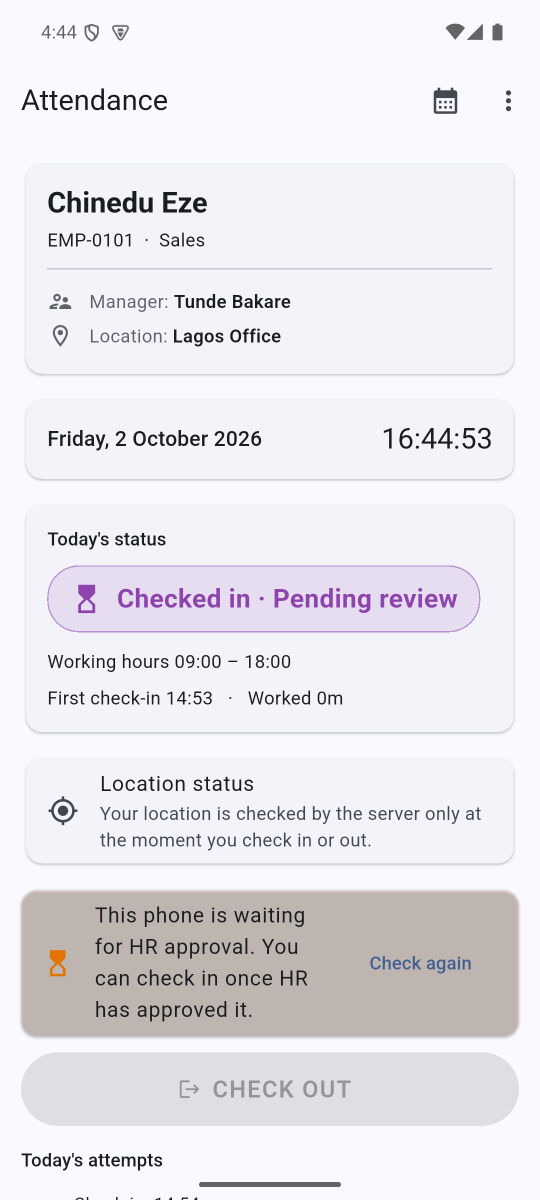
#> input picture docs/screenshots/phase10-1-waiting-for-hr.png, 1080 x 2400 px, given in place of icon.png, which was not available (shown at 1/2 size)
$ python make_ios_icons.py
#> lines starting #> are read from the running program, lines starting #| are printed output that depends on the picture
### mobile/store/make_store_images.py
r"""Creates the Google Play store images from HTML templates, photographed by Microsoft Edge
(headless). Run from anywhere:   backend\.venv\Scripts\python mobile\store\make_store_images.py

Output (mobile/store/out): icon-512.png, feature-1024x500.png, screenshot-1..4.png (1080x1920).
"""

import subprocess
from pathlib import Path

HERE = Path(__file__).resolve().parent
OUT = HERE / "out"
SHOTS = HERE.parents[1] / "docs" / "screenshots"
EDGE = r"C:\Program Files (x86)\Microsoft\Edge\Application\msedge.exe"
BLUE = "#1F5FAD"

# Material "fingerprint" icon (Apache License 2.0) - the same symbol as the app and dashboard.
FINGERPRINT = (
    "M17.81 4.47c-.08 0-.16-.02-.23-.06C15.66 3.42 14 3 12.01 3c-1.98 0-3.86.47-5.57 1.41-.24.13-.54.04-.68-.2-.13-.24-.04-.55.2-.68C7.82 2.52 9.86 2 12.01 2c2.13 0 3.99.47 6.03 1.52.25.13.34.43.21.67-.09.18-.26.28-.44.28M3.5 9.72c-.1 0-.2-.03-.29-.09-.23-.16-.28-.47-.12-.7.99-1.4 2.25-2.5 3.75-3.27C9.98 4.04 14 4.03 17.15 5.65c1.5.77 2.76 1.86 3.75 3.25.16.22.11.54-.12.7s-.54.11-.7-.12c-.9-1.26-2.04-2.25-3.39-2.94-2.87-1.47-6.54-1.47-9.4.01-1.36.7-2.5 1.7-3.4 2.96-.08.14-.23.21-.39.21m6.25 12.07c-.13 0-.26-.05-.35-.15-.87-.87-1.34-1.43-2.01-2.64-.69-1.23-1.05-2.73-1.05-4.34 0-2.97 2.54-5.39 5.66-5.39s5.66 2.42 5.66 5.39c0 .28-.22.5-.5.5s-.5-.22-.5-.5c0-2.42-2.09-4.39-4.66-4.39s-4.66 1.97-4.66 4.39c0 1.44.32 2.77.93 3.85.64 1.15 1.08 1.64 1.85 2.42.19.2.19.51 0 .71-.11.1-.24.15-.37.15m7.17-1.85c-1.19 0-2.24-.3-3.1-.89-1.49-1.01-2.38-2.65-2.38-4.39 0-.28.22-.5.5-.5s.5.22.5.5c0 1.41.72 2.74 1.94 3.56.71.48 1.54.71 2.54.71.24 0 .64-.03 1.04-.1.27-.05.53.13.58.41.05.27-.13.53-.41.58-.57.11-1.07.12-1.21.12M14.91 22c-.04 0-.09-.01-.13-.02-1.59-.44-2.63-1.03-3.72-2.1-1.4-1.39-2.17-3.24-2.17-5.22 0-1.62 1.38-2.94 3.08-2.94s3.08 1.32 3.08 2.94c0 1.07.93 1.94 2.08 1.94s2.08-.87 2.08-1.94c0-3.77-3.25-6.83-7.25-6.83-2.84 0-5.44 1.58-6.61 4.03-.39.81-.59 1.76-.59 2.8 0 .78.07 2.01.67 3.61.1.26-.03.55-.29.64-.26.1-.55-.04-.64-.29-.49-1.31-.73-2.61-.73-3.96 0-1.2.23-2.29.68-3.24 1.33-2.79 4.28-4.6 7.51-4.6 4.55 0 8.25 3.51 8.25 7.83 0 1.62-1.38 2.94-3.08 2.94s-3.08-1.32-3.08-2.94c0-1.07-.93-1.94-2.08-1.94s-2.08.87-2.08 1.94c0 1.71.66 3.31 1.87 4.51.95.94 1.86 1.46 3.27 1.85.27.07.42.35.35.61-.05.23-.26.38-.47.38"
)
BASE = "<!doctype html><html><head><meta charset='utf-8'><style>html,body{margin:0;overflow:hidden;font-family:'Segoe UI',Roboto,Arial,sans-serif}</style></head><body>{}</body></html>"


def icon_svg(size: int, fg: str = "#fff") -> str:
    return f"<svg width='{size}' height='{size}' viewBox='0 0 24 24'><path fill='{fg}' d='{FINGERPRINT}'/></svg>"


ICON = BASE.replace("{}", f"<div style='width:512px;height:512px;background:{BLUE};display:flex;align-items:center;justify-content:center'>{icon_svg(300)}</div>")

FEATURE = BASE.replace("{}", f"""
<div style='width:1024px;height:500px;background:linear-gradient(135deg,{BLUE},#0f3d75);color:#fff;display:flex;align-items:center;padding:0 70px;box-sizing:border-box;gap:56px'>
  <div style='flex:none;width:220px;height:220px;border-radius:48px;background:rgba(255,255,255,.12);display:flex;align-items:center;justify-content:center'>{icon_svg(150)}</div>
  <div>
    <div style='font-size:64px;font-weight:700;line-height:1.05'>Raya Attendance</div>
    <div style='font-size:30px;margin-top:18px;opacity:.92;line-height:1.3'>Check in at your workplace in one tap.<br>Secure, private, verified.</div>
  </div>
</div>""")

SCREENSHOTS = [  # emulator captures (1080x2400) from the local demo data
    ("store-checked-in.png", "Check in with one tap"),
    ("store-home-in.png", "Your day at a glance"),
    ("store-history.png", "Your monthly attendance"),
    ("store-reports-create.png", "Managers: download team reports"),
    ("store-reports-ready.png", "Reports ready every morning"),
]


# [28 lines left out: functions screenshot_html, shoot, main, not called in this run]


# [2 lines that do not run on import are left out]

### mobile/store/make_ios_icons.py
r"""Creates the iOS app icons (ios/Runner/Assets.xcassets/AppIcon.appiconset) from the same
fingerprint symbol and blue as the Android icon and the Google Play icon.

    python mobile/store/make_ios_icons.py [path-to-chrome-or-edge]

Needs Pillow. Apple wants square, fully opaque PNGs (no transparency, no rounded corners -
iOS rounds them itself).
"""

import json
import subprocess
import sys
import tempfile
from pathlib import Path

from PIL import Image

from make_store_images import BASE, BLUE, EDGE, icon_svg

HERE = Path(__file__).resolve().parent
ICONSET = HERE.parent / "ios" / "Runner" / "Assets.xcassets" / "AppIcon.appiconset"

# Same proportions as icon-512 (symbol = 300/512 of the side).
ICON_1024 = BASE.replace("{}", f"<div style='width:1024px;height:1024px;background:{BLUE};display:flex;align-items:center;justify-content:center'>{icon_svg(600)}</div>")


def render_1024(browser: str) -> Image.Image:
    with tempfile.TemporaryDirectory() as tmp:
        page = Path(tmp) / "icon.html"
        png = Path(tmp) / "icon.png"
        page.write_text(ICON_1024, encoding="utf-8")
        subprocess.run([browser, "--headless=new", "--disable-gpu", "--hide-scrollbars", "--no-sandbox",
                        "--force-device-scale-factor=1", "--window-size=1024,1200",
                        f"--screenshot={png}", page.as_uri()],
                       check=True, capture_output=True, timeout=60)
#> (this line was passed over: subprocess is not available in this run)
        # The window is taller than the page: headless browsers keep part of it for their own frame.
        return Image.open(png).convert("RGB").crop((0, 0, 1024, 1024))
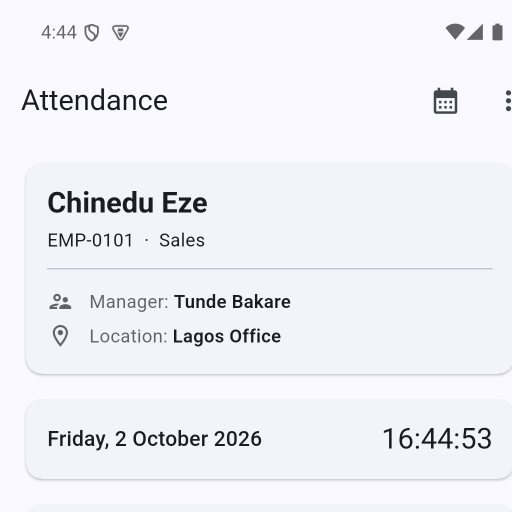
#> returned value: PIL image 1024x1024 RGB (shown at 1/2 size); mean R, G, B 239.3, 239.4, 245.8


def main() -> None:
    master = render_1024(sys.argv[1] if len(sys.argv) > 1 else EDGE)
#> (the run stopped early here; a loop or call above may not have finished)

$ run again, on docs/screenshots/phase15-app-create-report.png
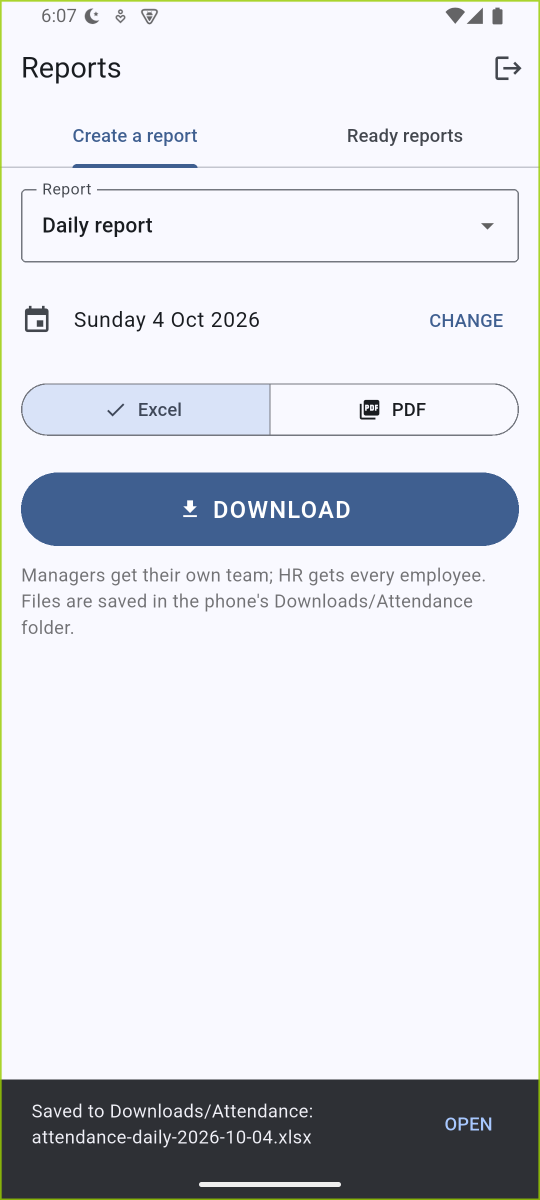
#> input picture docs/screenshots/phase15-app-create-report.png, 1080 x 2400 px, given in place of icon.png, which was not available (shown at 1/2 size)
#> in render_1024, `return Image.open(png).convert("RGB").crop((0, 0, 1024, 1024))`:
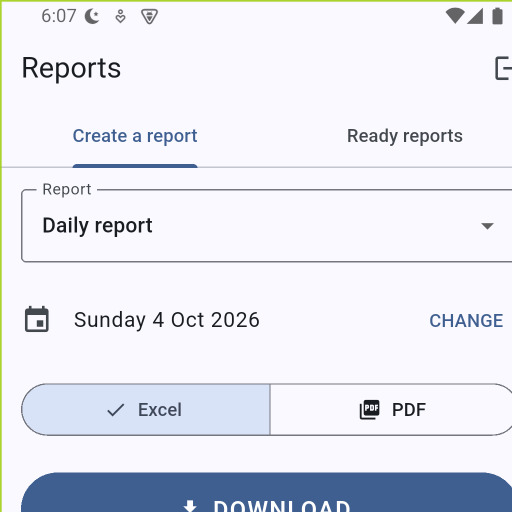
#> returned value: PIL image 1024x1024 RGB (shown at 1/2 size); mean R, G, B 228, 231.2, 239.9
